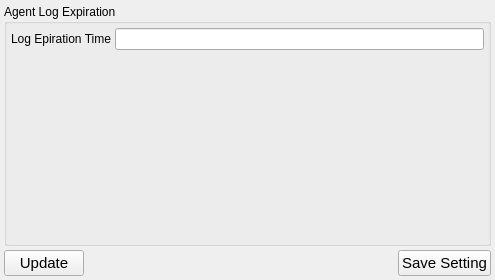
<?xml version="1.0" encoding="UTF-8"?>
<ui version="4.0">
 <class>AgentSetting</class>
 <widget class="QWidget" name="AgentSetting">
  <property name="geometry">
   <rect>
    <x>0</x>
    <y>0</y>
    <width>495</width>
    <height>280</height>
   </rect>
  </property>
  <property name="windowTitle">
   <string>Form</string>
  </property>
  <layout class="QVBoxLayout" name="verticalLayout_2" stretch="1,0">
   <property name="spacing">
    <number>4</number>
   </property>
   <property name="leftMargin">
    <number>4</number>
   </property>
   <property name="topMargin">
    <number>4</number>
   </property>
   <property name="rightMargin">
    <number>4</number>
   </property>
   <property name="bottomMargin">
    <number>4</number>
   </property>
   <item>
    <widget class="QGroupBox" name="groupBox">
     <property name="title">
      <string>Agent Log Expiration</string>
     </property>
     <layout class="QVBoxLayout" name="verticalLayout">
      <property name="spacing">
       <number>4</number>
      </property>
      <property name="leftMargin">
       <number>4</number>
      </property>
      <property name="topMargin">
       <number>4</number>
      </property>
      <property name="rightMargin">
       <number>4</number>
      </property>
      <property name="bottomMargin">
       <number>4</number>
      </property>
      <item>
       <layout class="QHBoxLayout" name="horizontalLayout">
        <property name="spacing">
         <number>4</number>
        </property>
        <item>
         <widget class="QLabel" name="label">
          <property name="text">
           <string>Log Epiration Time</string>
          </property>
         </widget>
        </item>
        <item>
         <widget class="QLineEdit" name="lineEditExpirationTime">
          <property name="toolTip">
           <string>Is the time(express in seconds) after wich the log entry are deleted</string>
          </property>
          <property name="whatsThis">
           <string>Is the time(express in seconds) after wich the log entry are deleted</string>
          </property>
         </widget>
        </item>
       </layout>
      </item>
      <item>
       <spacer name="verticalSpacer">
        <property name="orientation">
         <enum>Qt::Vertical</enum>
        </property>
        <property name="sizeHint" stdset="0">
         <size>
          <width>20</width>
          <height>40</height>
         </size>
        </property>
       </spacer>
      </item>
     </layout>
    </widget>
   </item>
   <item>
    <layout class="QHBoxLayout" name="horizontalLayout_2">
     <property name="spacing">
      <number>4</number>
     </property>
     <item>
      <widget class="QPushButton" name="pushButtonUpdateSetting">
       <property name="font">
        <font>
         <pointsize>11</pointsize>
        </font>
       </property>
       <property name="text">
        <string>Update</string>
       </property>
      </widget>
     </item>
     <item>
      <spacer name="horizontalSpacer">
       <property name="orientation">
        <enum>Qt::Horizontal</enum>
       </property>
       <property name="sizeHint" stdset="0">
        <size>
         <width>40</width>
         <height>20</height>
        </size>
       </property>
      </spacer>
     </item>
     <item>
      <widget class="QPushButton" name="pushButtonSaveSetting">
       <property name="font">
        <font>
         <pointsize>11</pointsize>
        </font>
       </property>
       <property name="text">
        <string>Save Setting</string>
       </property>
      </widget>
     </item>
    </layout>
   </item>
  </layout>
 </widget>
 <resources/>
 <connections/>
</ui>
